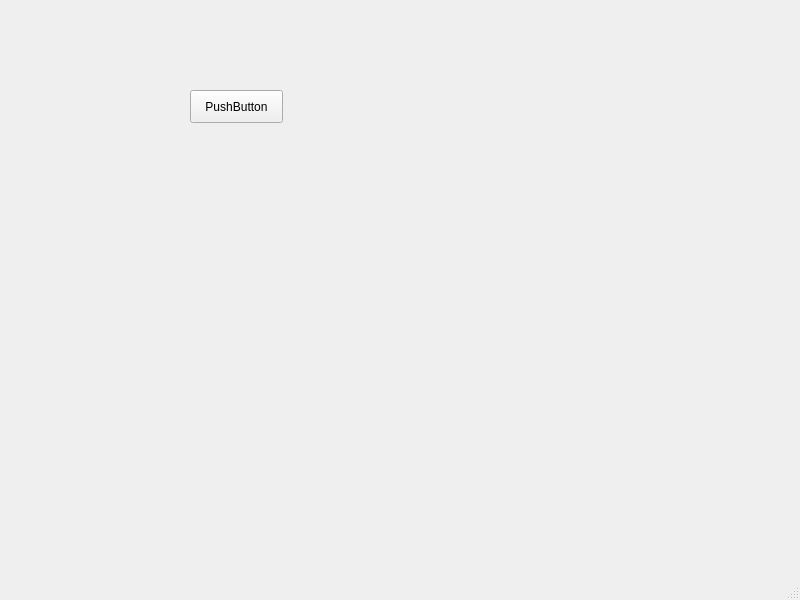
<?xml version="1.0" encoding="UTF-8"?>
<ui version="4.0">
 <class>MainWindow</class>
 <widget class="QMainWindow" name="MainWindow">
  <property name="geometry">
   <rect>
    <x>0</x>
    <y>0</y>
    <width>800</width>
    <height>600</height>
   </rect>
  </property>
  <property name="windowTitle">
   <string>MainWindow</string>
  </property>
  <widget class="QWidget" name="centralwidget">
   <widget class="QPushButton" name="pushButton">
    <property name="geometry">
     <rect>
      <x>190</x>
      <y>90</y>
      <width>93</width>
      <height>33</height>
     </rect>
    </property>
    <property name="text">
     <string>PushButton</string>
    </property>
   </widget>
  </widget>
  <widget class="QMenuBar" name="menubar">
   <property name="geometry">
    <rect>
     <x>0</x>
     <y>0</y>
     <width>800</width>
     <height>29</height>
    </rect>
   </property>
  </widget>
  <widget class="QStatusBar" name="statusbar"/>
 </widget>
 <resources/>
 <connections/>
</ui>
